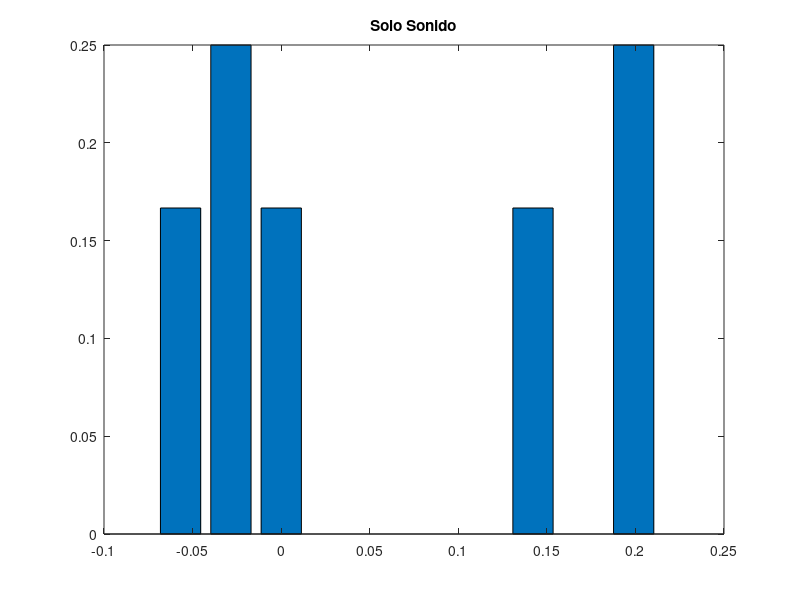
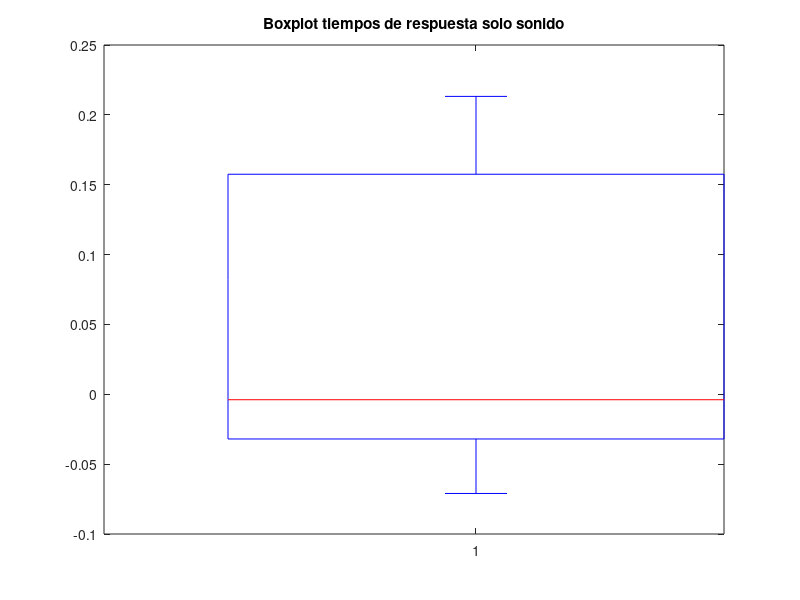
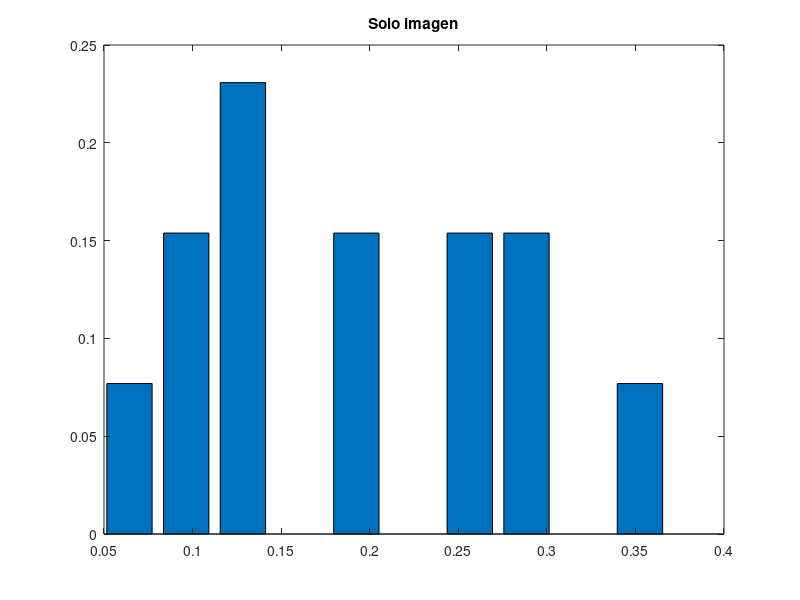
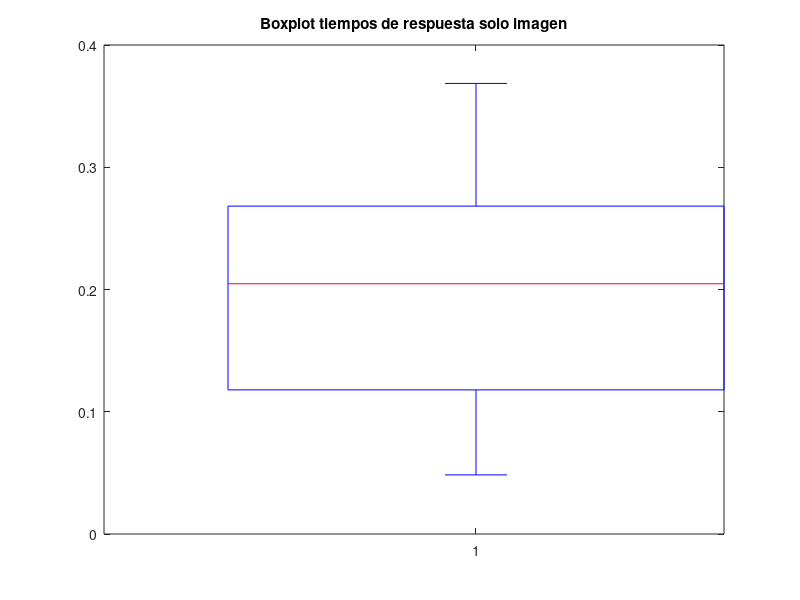

These figures' MATLAB source, in order: (Note: this script raises an error after producing the figures.)
format long g;

%% Leer CSV a variables aux
i = 0;
sujeto = [];
tiempo = [];
practica = [];
delay = [];
img = [];
snd = [];
target = [];
total_trials = [];
target_time = cell(1,1);
time_firstPress = cell(1,1);
time_lastPress = cell(1,1);
f = fopen('data/bloques_delay_sin_signo.csv');

while 1    
    suj = fscanf(f, '%i,', [1 1]);
    if isempty(suj)
       break 
    end
    i = i + 1;
    
    sujeto(i) = suj;
    tiempo(i) = fscanf(f, '%f,', [1 1]);
    practica(i) = fscanf(f, '%i,', [1 1]);
    delay(i) = fscanf(f, '%f,', [1 1]);
    img(i) = fscanf(f, '%i,', [1 1]);
    snd(i) = fscanf(f, '%i,', [1 1]);
    target(i) = fscanf(f, '%i,', [1 1]);
    total_trials(i) = fscanf(f, '%i,', [1 1]);
    target_time{i} = fscanf(f, '%f:', [1 total_trials(i)]);
    fscanf(f, ',');
    time_firstPress{i} = fscanf(f, '%f:', [1 total_trials(i)]);
    fscanf(f, ',');
    time_lastPress{i} = fscanf(f, '%f:', [1 total_trials(i)]);
    fscanf(f, ',');
    fscanf(f, '\n');
end
fclose(f);


%% Meter cada trial en el struct Trials sin procesarlos
num_bloques = i;
j = 1;
s = 0;
Trials = [];
for b = 1 : num_bloques
   if s ~= sujeto(b)
       bloque_del_sujeto = 1;
       s = sujeto(b);
   else
       bloque_del_sujeto = bloque_del_sujeto + 1;
   end
   
   for k = 1 : total_trials(b)
       Trials(j).Sujeto = sujeto(b);
       Trials(j).Tiempo = tiempo(b);
       Trials(j).EsDePractica = practica(b);
       Trials(j).Delay = delay(b);
       Trials(j).HayImagen = img(b);
       Trials(j).HaySonido = snd(b);
       Trials(j).SeguirImagen = target(b);
       Trials(j).NumBloque = bloque_del_sujeto;
       Trials(j).NumBloqueOriginal = b;
       Trials(j).NumTrial = k;       
       Trials(j).TiempoObjetivo = target_time{b}(k);
       Trials(j).PrimerTap = time_firstPress{b}(k);
       Trials(j).Asincronia = Trials(j).PrimerTap - Trials(j).TiempoObjetivo;
       Trials(j).UltimoTap = time_lastPress{b}(k);
        
       j = j + 1;    
   end
end

num_trials = j-1;

clear sujeto tiempo practica delay img snd target bloque_del_sujeto total_trials target_time time_firstPress time_lastPress f b i j k s num_bloques suj


%% calcular muestras (promedio de cada bloque) ignorando datos fuera de la ventana y etc
Muestras = [];
t = 1;
m = 1;
k = 0;
asinc = 0;
unbo = Trials(1).NumBloqueOriginal;
while t <= (num_trials + 1)

    if t == (num_trials + 1) || unbo ~= Trials(t).NumBloqueOriginal

        if k ~=0 
            Muestras(m).AsinMedia = asinc / k;
            Muestras(m).Sujeto = Trials(t-1).Sujeto;
            Muestras(m).EsDePractica = Trials(t-1).EsDePractica;
            Muestras(m).Delay = Trials(t-1).Delay;
            Muestras(m).HayImagen = Trials(t-1).HayImagen;
            Muestras(m).HaySonido = Trials(t-1).HaySonido;
            Muestras(m).SeguirImagen = Trials(t-1).SeguirImagen;
            Muestras(m).Accuracy = 1 - (ignorados/(k+ignorados));


            m = m + 1;
        end
        
        k = 0;
        asinc = 0;
        if (t == (num_trials + 1))
        	break
        end
    end
    
    ignorados = 0;
    % ignorar cuando no apreto nada
    if Trials(t).PrimerTap == -1
        ignorados = ignorados + 1;
    end
    
    % ignorar casos donde pega la vuelta (igual estan re afuera de la ventana)
    if Trials(t).Asincronia < -0.5
        ignorados = ignorados + 1;
    end
    
    
    if ignorados == 0
        asinc = asinc + Trials(t).Asincronia;
        k = k + 1;
    end
        
    unbo = Trials(t).NumBloqueOriginal;
    t = t + 1;
end

%% cuentitas cuentitas
mi=1;
ms=1;
mc0=1;
mc1=1;
mc2=1;
mc3=1;
mc4=1;
mc5=1;
mc6=1;
deltas = cell(1,1);
deltas_img = [];
deltas_snd = [];
deltas_combinados_0 = [];
m_accuracy = cell(1,1);


sujs = unique([Muestras.Sujeto]);
for s = 1:numel(sujs)
    suj = sujs(s);
    
   
    %bloques de sonido y su accuracy
    delta_snd = [Muestras( ...
        [Muestras.Sujeto] == suj & ...
        [Muestras.EsDePractica] == 0 & ...
        [Muestras.HayImagen] == 0 & ...
        [Muestras.HaySonido] == 1 ...
    ).AsinMedia];
    

    accuracy = [Muestras( ...
        [Muestras.Sujeto] == suj & ...
        [Muestras.EsDePractica] == 0 & ...
        [Muestras.HayImagen] == 0 & ...
        [Muestras.HaySonido] == 1 ...
    ).Accuracy];
    
    if numel(delta_snd) > 0
        deltas{1}(ms) = delta_snd(1);
        m_accuracy{1}(ms) = accuracy;
        ms = ms + 1;
    end
    
    %bloques de imagen y su accuracy
    delta_img = [Muestras( ...
        [Muestras.Sujeto] == suj & ...
        [Muestras.EsDePractica] == 0 & ...
        [Muestras.HayImagen] == 1 & ...
        [Muestras.HaySonido] == 0 ...
    ).AsinMedia];

    accuracy = [Muestras( ...
        [Muestras.Sujeto] == suj & ...
        [Muestras.EsDePractica] == 0 & ...
        [Muestras.HayImagen] == 1 & ...
        [Muestras.HaySonido] == 0 ...
    ).Accuracy];


    if numel(delta_img) > 0
        deltas{2}(mi) = delta_img(1);
        m_accuracy{2}(mi) = accuracy;
        mi = mi + 1;
    end
    
    %bloques combinados +0 y su accuracy
     delta_c0 = [Muestras( ...
        [Muestras.Sujeto] == suj & ...
        [Muestras.EsDePractica] == 0 & ...
        [Muestras.HayImagen] == 1 & ...
        [Muestras.HaySonido] == 1 & ...
        [Muestras.Delay] == 0 ...
    ).AsinMedia];

    accuracy = [Muestras( ...
        [Muestras.Sujeto] == suj & ...
        [Muestras.EsDePractica] == 0 & ...
        [Muestras.HayImagen] == 1 & ...
        [Muestras.HaySonido] == 1 & ...
        [Muestras.Delay] == 0 ...
    ).Accuracy];


    if numel(delta_c0) > 0
        deltas{3}(mc0) = delta_c0(1);
        m_accuracy{3}(mc0) = accuracy(1);
        mc0 = mc0 + 1;
    end
    
     %bloques combinados +0.1 y su accuracy(seguir Imagen)
     delta_c0 = [Muestras( ...
        [Muestras.Sujeto] == suj & ...
        [Muestras.EsDePractica] == 0 & ...
        [Muestras.HayImagen] == 1 & ...
        [Muestras.HaySonido] == 1 & ...
        [Muestras.Delay] == 0.1 & ...
        [Muestras.SeguirImagen] == 1 ...
    ).AsinMedia];

    accuracy = [Muestras( ...
        [Muestras.Sujeto] == suj & ...
        [Muestras.EsDePractica] == 0 & ...
        [Muestras.HayImagen] == 1 & ...
        [Muestras.HaySonido] == 1 & ...
        [Muestras.Delay] == 0.1 & ...
        [Muestras.SeguirImagen] == 1 ...
    ).Accuracy];


    if numel(delta_c0) > 0
        deltas{4}(mc1) = delta_c0(1);
        m_accuracy{4}(mc1) = accuracy(1);
        mc1 = mc1 + 1;
    end
    
     %bloques combinados +0.3 y su accuracy(seguir imagen)
     delta_c0 = [Muestras( ...
        [Muestras.Sujeto] == suj & ...
        [Muestras.EsDePractica] == 0 & ...
        [Muestras.HayImagen] == 1 & ...
        [Muestras.HaySonido] == 1 & ...
        [Muestras.Delay] == 0.3 & ...
        [Muestras.SeguirImagen] == 1 ...
    ).AsinMedia];

    accuracy = [Muestras( ...
        [Muestras.Sujeto] == suj & ...
        [Muestras.EsDePractica] == 0 & ...
        [Muestras.HayImagen] == 1 & ...
        [Muestras.HaySonido] == 1 & ...
        [Muestras.Delay] == 0.3 & ... 
        [Muestras.SeguirImagen] == 1 ...
    ).Accuracy];


    if numel(delta_c0) > 0
        deltas{5}(mc2) = delta_c0(1);
        m_accuracy{5}(mc2) = accuracy(1);
        mc2 = mc2 + 1;
    end
    
     %bloques combinados +0.4 y su accuracy(seguir imagen)
     delta_c0 = [Muestras( ...
        [Muestras.Sujeto] == suj & ...
        [Muestras.EsDePractica] == 0 & ...
        [Muestras.HayImagen] == 1 & ...
        [Muestras.HaySonido] == 1 & ...
        [Muestras.Delay] == 0.4 & ...
        [Muestras.SeguirImagen] == 1 ...
    ).AsinMedia];

    accuracy = [Muestras( ...
        [Muestras.Sujeto] == suj & ...
        [Muestras.EsDePractica] == 0 & ...
        [Muestras.HayImagen] == 1 & ...
        [Muestras.HaySonido] == 1 & ...
        [Muestras.Delay] == 0.4 & ...
        [Muestras.SeguirImagen] == 1 ...
    ).Accuracy];


    if numel(delta_c0) > 0
        deltas{6}(mc3) = delta_c0(1);
        m_accuracy{6}(mc3) = accuracy(1);
        mc3 = mc3 + 1;
    end
    
    
     %bloques combinados +0.4 y su accuracy(seguir sonido)
     delta_c0 = [Muestras( ...
        [Muestras.Sujeto] == suj & ...
        [Muestras.EsDePractica] == 0 & ...
        [Muestras.HayImagen] == 1 & ...
        [Muestras.HaySonido] == 1 & ...
        [Muestras.Delay] == 0.4 & ...
        [Muestras.SeguirImagen] == 0 ...
    ).AsinMedia];

    accuracy = [Muestras( ...
        [Muestras.Sujeto] == suj & ...
        [Muestras.EsDePractica] == 0 & ...
        [Muestras.HayImagen] == 1 & ...
        [Muestras.HaySonido] == 1 & ...
        [Muestras.Delay] == 0.4 & ...
        [Muestras.SeguirImagen] == 0 ...
    ).Accuracy];


    if numel(delta_c0) > 0
        deltas{7}(mc4) = delta_c0(1);
        m_accuracy{7}(mc4) = accuracy(1);
        mc4 = mc4 + 1;
    end
    
    
    
     %bloques combinados +0.3 y su accuracy(seguir sonido)
     delta_c0 = [Muestras( ...
        [Muestras.Sujeto] == suj & ...
        [Muestras.EsDePractica] == 0 & ...
        [Muestras.HayImagen] == 1 & ...
        [Muestras.HaySonido] == 1 & ...
        [Muestras.Delay] == 0.3 & ...
        [Muestras.SeguirImagen] == 0 ...
    ).AsinMedia];

    accuracy = [Muestras( ...
        [Muestras.Sujeto] == suj & ...
        [Muestras.EsDePractica] == 0 & ...
        [Muestras.HayImagen] == 1 & ...
        [Muestras.HaySonido] == 1 & ...
        [Muestras.Delay] == 0.3 & ...
        [Muestras.SeguirImagen] == 0 ...
    ).Accuracy];


    if numel(delta_c0) > 0
        deltas{8}(mc5) = delta_c0(1);
        m_accuracy{8}(mc5) = accuracy(1);
        mc5 = mc5 + 1;
    end
    
    
    
     %bloques combinados +0.1 y su accuracy(seguir sonido)
     delta_c0 = [Muestras( ...
        [Muestras.Sujeto] == suj & ...
        [Muestras.EsDePractica] == 0 & ...
        [Muestras.HayImagen] == 1 & ...
        [Muestras.HaySonido] == 1 & ...
        [Muestras.Delay] == 0.1 & ...
        [Muestras.SeguirImagen] == 0 ...
    ).AsinMedia];

    accuracy = [Muestras( ...
        [Muestras.Sujeto] == suj & ...
        [Muestras.EsDePractica] == 0 & ...
        [Muestras.HayImagen] == 1 & ...
        [Muestras.HaySonido] == 1 & ...
        [Muestras.Delay] == 0.1 & ...
        [Muestras.SeguirImagen] == 0 ...
    ).Accuracy];


    if numel(delta_c0) > 0
        deltas{9}(mc6) = delta_c0(1);
        m_accuracy{9}(mc6) = accuracy(1);
        mc6 = mc6 + 1;
    end
    
    
%     CAMBIAR INDICES!    
%     %bloques combinados -0.4 y su accuracy
%      delta_c0 = [Muestras( ...
%         [Muestras.Sujeto] == suj & ...
%         [Muestras.EsDePractica] == 0 & ...
%         [Muestras.HayImagen] == 1 & ...
%         [Muestras.HaySonido] == 1 & ...
%         [Muestras.Delay] == -0.4 ...
%     ).AsinMedia];
% 
%     accuracy = [Muestras( ...
%         [Muestras.Sujeto] == suj & ...
%         [Muestras.EsDePractica] == 0 & ...
%         [Muestras.HayImagen] == 1 & ...
%         [Muestras.HaySonido] == 1 & ...
%         [Muestras.Delay] == -0.4 ...
%     ).Accuracy];
% 
% 
%     if numel(delta_c0) > 0
%         disp('hola0')
%         deltas{7}(mc4) = delta_c0(1);
%         m_accuracy{7}(mc4) = accuracy(1);
%         mc4 = mc4 + 1;
%     end
%     
%     %bloques combinados -0.3 y su accuracy
%      delta_c0 = [Muestras( ...
%         [Muestras.Sujeto] == suj & ...
%         [Muestras.EsDePractica] == 0 & ...
%         [Muestras.HayImagen] == 1 & ...
%         [Muestras.HaySonido] == 1 & ...
%         [Muestras.Delay] == -0.3 ...
%     ).AsinMedia];
% 
%     accuracy = [Muestras( ...
%         [Muestras.Sujeto] == suj & ...
%         [Muestras.EsDePractica] == 0 & ...
%         [Muestras.HayImagen] == 1 & ...
%         [Muestras.HaySonido] == 1 & ...
%         [Muestras.Delay] == -0.3 ...
%     ).Accuracy];
% 
% 
%     if numel(delta_c0) > 0
%         deltas{8}(mc5) = delta_c0(1);
%         m_accuracy{8}(mc5) = accuracy(1);
%         mc5 = mc5 + 1;
%     end
%     
%     %bloques combinados -0.1 y su accuracy
%      delta_c0 = [Muestras( ...
%         [Muestras.Sujeto] == suj & ...
%         [Muestras.EsDePractica] == 0 & ...
%         [Muestras.HayImagen] == 1 & ...
%         [Muestras.HaySonido] == 1 & ...
%         [Muestras.Delay] == -0.1 ...
%     ).AsinMedia];
% 
%     accuracy = [Muestras( ...
%         [Muestras.Sujeto] == suj & ...
%         [Muestras.EsDePractica] == 0 & ...
%         [Muestras.HayImagen] == 1 & ...
%         [Muestras.HaySonido] == 1 & ...
%         [Muestras.Delay] == -0.1 ...
%     ).Accuracy];
% 
% 
%     if numel(delta_c0) > 0
%         deltas{9}(mc6) = delta_c0(1);
%         m_accuracy{9}(mc6) = accuracy(1);
%         mc6 = mc6 + 1;
%     end
%     
    if ~isempty(deltas) 
        % figure;
        % plot(deltas,'r*');
        % plot(deltas);
        % title(['Sujeto ', num2str(suj)]);
    end
end

%Analisis de datos
%%%%%%%%%%%%%%%%%%%%%%%%%%%%%%%%%%%%%%%%%%%%%%%%%%%%%%%%%%%%%%%%%%%
%Solo Sonido:
%%%%%%%%%%%%%%%%%%%%%%%%%%%%%%%%%%%%%%%%%%%%%%%%%%%%%%%%%%%%%%%%%%%

%Distribucion de las muestras(histograma normalizado)

[f,x] = hist(deltas{1});
figure;
bar(x,f/sum(f))
title('Solo Sonido')



%One-sample Kolmogorov-Smirnov test, para ver normalidad en la muestra
%t = kstest(deltas{1})

%Boxplot
figure;
boxplot(deltas{1})
title('Boxplot tiempos de respuesta solo sonido')

%Medidas de centralidad
disp('prom')
mean(deltas{1})
median(deltas{1})

%Medidas de dispersion, estabilidad de la sincronia
var(deltas{1})

%Medidas de precision en la tarea
mean(m_accuracy{1})

%%%%%%%%%%%%%%%%%%%%%%%%%%%%%%%%%%%%%%%%%%%%%%%%%%%%%%%%%%%%%%%%%%%
%Solo imagen
%%%%%%%%%%%%%%%%%%%%%%%%%%%%%%%%%%%%%%%%%%%%%%%%%%%%%%%%%%%%%%%%%%%
%Distribucion de las muestras(histograma normalizado)
[f,x] = hist(deltas{2});
figure;
bar(x,f/sum(f))
title('Solo imagen')
%Boxplot
figure;
boxplot(deltas{2})
title('Boxplot tiempos de respuesta solo imagen')

%One-sample Kolmogorov-Smirnov test, para ver normalidad en la muestra
%h = kstest(deltas{2})

%Medidas de centralidad
disp('prom')
mean(deltas{2})
median(deltas{2})

%Medidas de dispersion, estabilidad de la sincronia
var(deltas{2})

%Medidas de precision en la tarea
mean(m_accuracy{2})


%%%%%%%%%%%%%%%%%%%%%%%%%%%%%%%%%%%%%%%%%%%%%%%%%%%%%%%%%%%%%%%%%%%
%Combinado +0:
%%%%%%%%%%%%%%%%%%%%%%%%%%%%%%%%%%%%%%%%%%%%%%%%%%%%%%%%%%%%%%%%%%%

%Distribucion de las muestras(histograma normalizado)

[f,x] = hist(deltas{3});
figure;
bar(x,f/sum(f))
title('Delay +0')

%One-sample Kolmogorov-Smirnov test, para ver normalidad en la muestra
%t = kstest(deltas{3})

%Boxplot
figure;
boxplot(deltas{3})
title('Boxplot tiempos de respuesta Delay +0')

%Medidas de centralidad
disp('prom')
mean(deltas{3})
median(deltas{3})

%Medidas de dispersion, estabilidad de la sincronia
var(deltas{3})

%Medidas de precision en la tarea
mean(m_accuracy{3})

%%%%%%%%%%%%%%%%%%%%%%%%%%%%%%%%%%%%%%%%%%%%%%%%%%%%%%%%%%%%%%%%%%%
%Combinado +0.1:
%%%%%%%%%%%%%%%%%%%%%%%%%%%%%%%%%%%%%%%%%%%%%%%%%%%%%%%%%%%%%%%%%%%

%Distribucion de las muestras(histograma normalizado)

[f,x] = hist(deltas{4});
figure;
bar(x,f/sum(f))
title('Delay + 0.1 target image')
%One-sample Kolmogorov-Smirnov test, para ver normalidad en la muestra
%t = kstest(deltas{4})

%Boxplot
figure;
boxplot(deltas{4})
title('Boxplot tiempos de respuesta Delay +0.1 target image')

%Medidas de centralidad
disp('prom')
mean(deltas{4})
median(deltas{4})

%Medidas de dispersion, estabilidad de la sincronia
var(deltas{4})

%Medidas de precision en la tarea
mean(m_accuracy{4})



%Analisis de datos
%%%%%%%%%%%%%%%%%%%%%%%%%%%%%%%%%%%%%%%%%%%%%%%%%%%%%%%%%%%%%%%%%%%
%Combinado +0.3:
%%%%%%%%%%%%%%%%%%%%%%%%%%%%%%%%%%%%%%%%%%%%%%%%%%%%%%%%%%%%%%%%%%%

%Distribucion de las muestras(histograma normalizado)

[f,x] = hist(deltas{5});
figure;
bar(x,f/sum(f))
title('Delay + 0.3 target image')
%One-sample Kolmogorov-Smirnov test, para ver normalidad en la muestra
%t = kstest(deltas{5})

%Boxplot
figure;
boxplot(deltas{5})
title('Boxplot tiempos de respuesta Delay 0+.3 target image')

%Medidas de centralidad
disp('prom')
mean(deltas{5})
median(deltas{5})

%Medidas de dispersion, estabilidad de la sincronia
var(deltas{5})

%Medidas de precision en la tarea
mean(m_accuracy{5})



%%%%%%%%%%%%%%%%%%%%%%%%%%%%%%%%%%%%%%%%%%%%%%%%%%%%%%%%%%%%%%%%%%%
%Combinado +0.4:
%%%%%%%%%%%%%%%%%%%%%%%%%%%%%%%%%%%%%%%%%%%%%%%%%%%%%%%%%%%%%%%%%%%

%Distribucion de las muestras(histograma normalizado)

[f,x] = hist(deltas{6});
figure;
bar(x,f/sum(f))
title('Delay + 0.4 target image')
%One-sample Kolmogorov-Smirnov test, para ver normalidad en la muestra
t = kstest(deltas{6})

%Boxplot
figure;
boxplot(deltas{6})
title('Boxplot tiempos de respuesta Delay +0.4 target image')

%Medidas de centralidad
disp('prom')
mean(deltas{6})
median(deltas{6})

%Medidas de dispersion, estabilidad de la sincronia
var(deltas{6})

%Medidas de precision en la tarea
mean(m_accuracy{6})


%%%%%%%%%%%%%%%%%%%%%%%%%%%%%%%%%%%%%%%%%%%%%%%%%%%%%%%%%%%%%%%%%%%
%Combinado +0.4 target sound:    
%%%%%%%%%%%%%%%%%%%%%%%%%%%%%%%%%%%%%%%%%%%%%%%%%%%%%%%%%%%%%%%%%%%

%Distribucion de las muestras(histograma normalizado)

[f,x] = hist(deltas{7});
figure;
bar(x,f/sum(f))
title('Delay + 0.4 target sound')
%One-sample Kolmogorov-Smirnov test, para ver normalidad en la muestra
t = kstest(deltas{7})

%Boxplot
figure;
boxplot(deltas{7})
title('Boxplot tiempos de respuesta Delay +0.4 target sound')

%Medidas de centralidad
disp('prom')
mean(deltas{7})
median(deltas{7})

%Medidas de dispersion, estabilidad de la sincronia
var(deltas{7})

%Medidas de precision en la tarea
mean(m_accuracy{7})


%%%%%%%%%%%%%%%%%%%%%%%%%%%%%%%%%%%%%%%%%%%%%%%%%%%%%%%%%%%%%%%%%%%
%Combinado +0.3 target sound:
%%%%%%%%%%%%%%%%%%%%%%%%%%%%%%%%%%%%%%%%%%%%%%%%%%%%%%%%%%%%%%%%%%%

%Distribucion de las muestras(histograma normalizado)

[f,x] = hist(deltas{8});
figure;
bar(x,f/sum(f))
title('Delay + 0.3 target sound')

%One-sample Kolmogorov-Smirnov test, para ver normalidad en la muestra
t = kstest(deltas{8})

%Boxplot
figure;
boxplot(deltas{8})
title('Boxplot tiempos de respuesta Delay +0.3 target sound')

%Medidas de centralidad
disp('prom')
mean(deltas{8})
median(deltas{8})

%Medidas de dispersion, estabilidad de la sincronia
var(deltas{8})

%Medidas de precision en la tarea
mean(m_accuracy{8})

%%%%%%%%%%%%%%%%%%%%%%%%%%%%%%%%%%%%%%%%%%%%%%%%%%%%%%%%%%%%%%%%%%%
%Combinado +0.1 target sound:
%%%%%%%%%%%%%%%%%%%%%%%%%%%%%%%%%%%%%%%%%%%%%%%%%%%%%%%%%%%%%%%%%%%

%Distribucion de las muestras(histograma normalizado)

[f,x] = hist(deltas{9});
figure;
bar(x,f/sum(f))
title('Delay + 0.1 target sound')

%One-sample Kolmogorov-Smirnov test, para ver normalidad en la muestra
t = kstest(deltas{9})

%Boxplot
figure;
boxplot(deltas{9})
title('Boxplot tiempos de respuesta Delay +0.1 target sonido')

%Medidas de centralidad
disp('prom')
mean(deltas{9})
median(deltas{9})

%Medidas de dispersion, estabilidad de la sincronia
var(deltas{9})

%Medidas de precision en la tarea
mean(m_accuracy{9})


%%%%%%%%%%%%%%%%%%%%%%%%%%%%%%%%%%%%%%%%%%%%%%%%%%%%%%%%%%%%%%%%%%%
%Comparacion de los resultados:
%%%%%%%%%%%%%%%%%%%%%%%%%%%%%%%%%%%%%%%%%%%%%%%%%%%%%%%%%%%%%%%%%%%

[p,h] = ranksum(deltas{1},deltas{2})

delta_h0 =  abs(mean(deltas{1}) - mean(deltas{2}))

Permutation_Test(1000,deltas{1},deltas{2},delta_h0)

